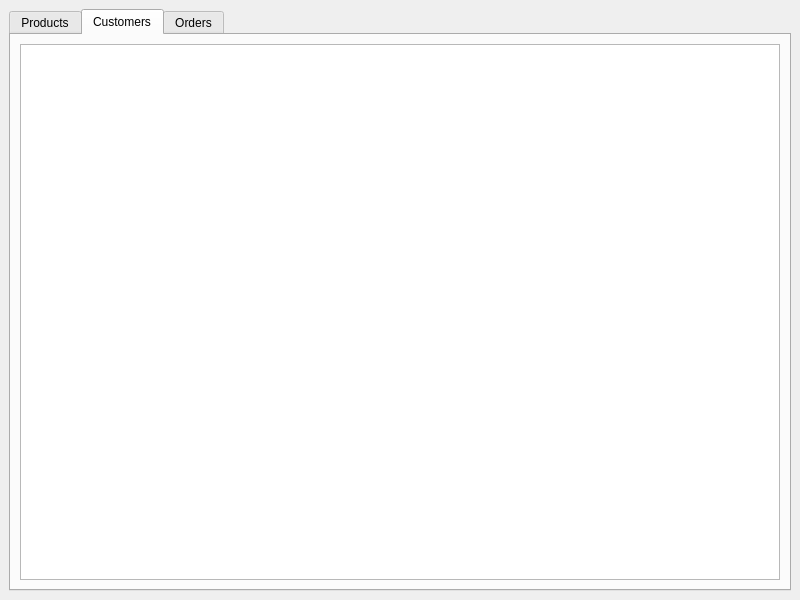
<?xml version="1.0" encoding="UTF-8"?>
<ui version="4.0">
 <class>MainWindow</class>
 <widget class="QMainWindow" name="MainWindow">
  <property name="geometry">
   <rect>
    <x>0</x>
    <y>0</y>
    <width>800</width>
    <height>600</height>
   </rect>
  </property>
  <property name="windowTitle">
   <string>PostgreSQL-Example</string>
  </property>
  <widget class="QWidget" name="centralwidget">
   <layout class="QGridLayout" name="gridLayout">
    <item row="0" column="0">
     <widget class="QTabWidget" name="tabWidget">
      <property name="currentIndex">
       <number>1</number>
      </property>
      <widget class="QWidget" name="tab">
       <attribute name="title">
        <string>Products</string>
       </attribute>
       <layout class="QGridLayout" name="gridLayout_2">
        <item row="0" column="0">
         <widget class="QTableView" name="productsTableView"/>
        </item>
       </layout>
      </widget>
      <widget class="QWidget" name="tab_2">
       <attribute name="title">
        <string>Customers</string>
       </attribute>
       <layout class="QGridLayout" name="gridLayout_3">
        <item row="0" column="0">
         <widget class="QTableView" name="customersTableView"/>
        </item>
       </layout>
      </widget>
      <widget class="QWidget" name="tab_3">
       <attribute name="title">
        <string>Orders</string>
       </attribute>
       <layout class="QGridLayout" name="gridLayout_4">
        <item row="0" column="0">
         <widget class="QTableView" name="ordersTableView"/>
        </item>
       </layout>
      </widget>
     </widget>
    </item>
   </layout>
  </widget>
 </widget>
 <resources/>
 <connections/>
</ui>
